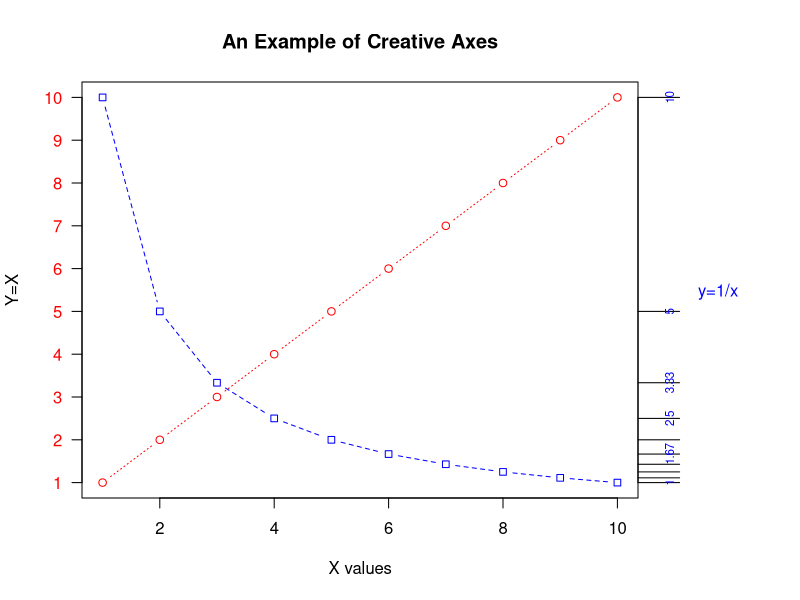
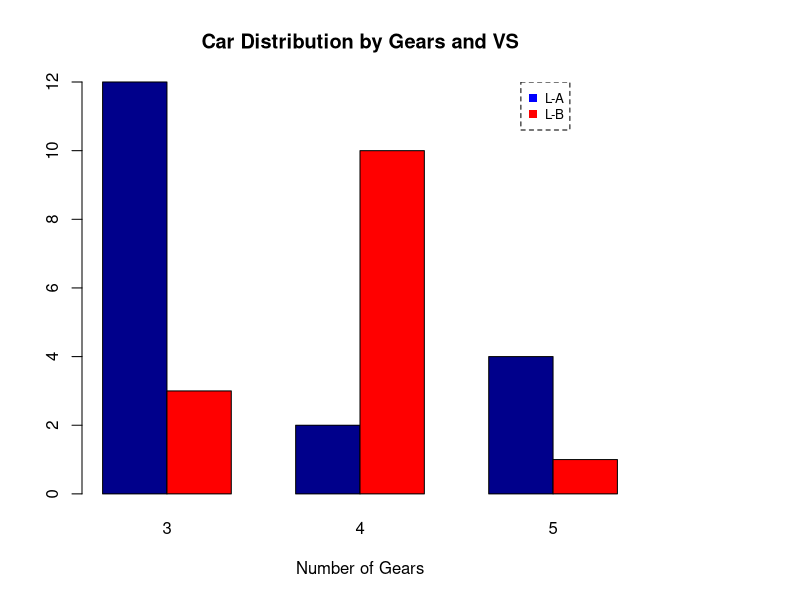

The R source for these figures, in order:
# 添加坐标轴
x <- c(1:10); y <- x; z <- 10/x;
par(mar=c(5,4,4,8)+0.1);
# 只绘制x轴，抑制绘制y轴
plot(x,y,type="b",pch=21,col="red",yaxt="n",lty=3,xlab="",ylab="");
lines(x,z,type="b",pch=22,col="blue",lty=2);
# 左侧添加坐标轴，设置刻度标签样式
axis(side=2,at=x,labels=x,col.axis="red",las=2);
# 右侧添加坐标轴，设置标签及刻度线的长度
axis(side=4,at=z,labels=round(z,digits=2),col.axis="blue",
	cex.axis=0.7,tck=-0.1);
mtext("y=1/x",side=4,line=3,cex.lab=1,las=2,col="blue");
title("An Example of Creative Axes",xlab="X values",
	ylab="Y=X");
# 添加图例，并设置格式
counts <- table(mtcars$vs,mtcars$gear);
barplot(counts,main="Car Distribution by Gears and VS",
	xlab="Number of Gears",col=c("darkblue","red"),
	beside=TRUE);
legend(x=7.5,y=12,legend=c("L-A","L-B"),pch=15,
	col=c("blue","red"),cex=0.8,pt.cex=1,box.lty="dashed");